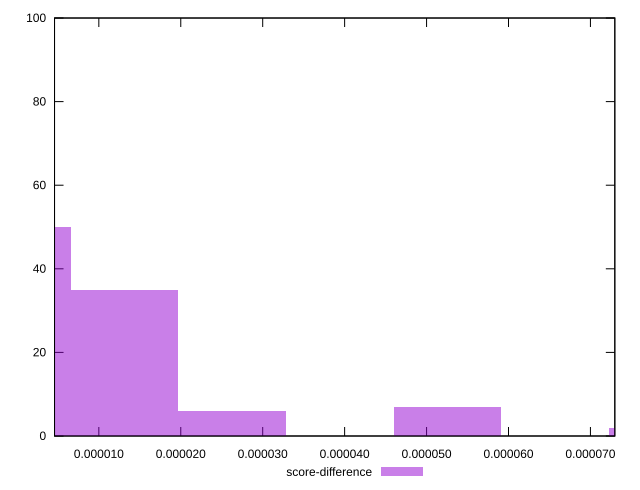

Write gnuplot code to recreate this figure.
reset

$scoreDifference <<EOF
0.000013138919064346624 35
0 50
0.000026277838128693248 6
0.000052555676257386496 7
0.00007883351438607975 2
EOF

set key outside below
set boxwidth 0.000013138919064346624
set xrange [0.000004592700600714039:0.0000729767335838627]
set yrange [0:100]
set trange [0:100]
set style fill transparent solid 0.5 noborder
set terminal svg size 640, 490 enhanced background rgb 'white'
set output "reprap/max-potential-fid/samples/pages+cached+noexternal/score-difference/histogram.svg"

plot $scoreDifference title "score-difference" with boxes

reset
